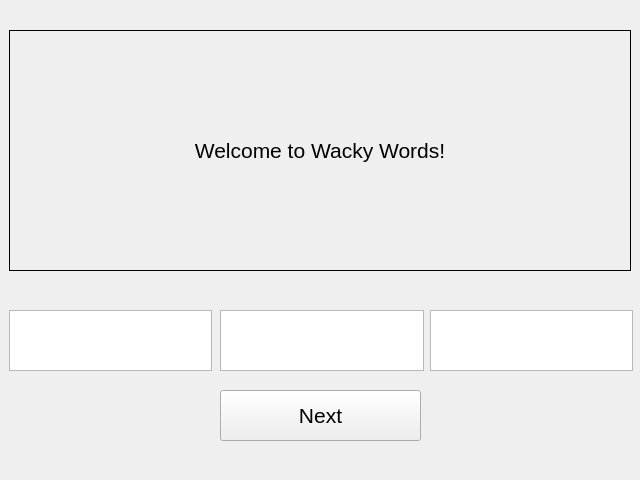
<?xml version="1.0" encoding="UTF-8"?>
<ui version="4.0">
 <class>MainWindow</class>
 <widget class="QMainWindow" name="MainWindow">
  <property name="geometry">
   <rect>
    <x>0</x>
    <y>0</y>
    <width>640</width>
    <height>480</height>
   </rect>
  </property>
  <property name="windowTitle">
   <string>Wacky Words</string>
  </property>
  <property name="tabShape">
   <enum>QTabWidget::Rounded</enum>
  </property>
  <widget class="QWidget" name="centralwidget">
   <widget class="QPushButton" name="nextbutton">
    <property name="geometry">
     <rect>
      <x>220</x>
      <y>390</y>
      <width>201</width>
      <height>51</height>
     </rect>
    </property>
    <property name="font">
     <font>
      <pointsize>16</pointsize>
     </font>
    </property>
    <property name="text">
     <string>Next</string>
    </property>
    <property name="autoDefault">
     <bool>false</bool>
    </property>
    <property name="default">
     <bool>false</bool>
    </property>
    <property name="flat">
     <bool>false</bool>
    </property>
   </widget>
   <widget class="QTextEdit" name="input1">
    <property name="geometry">
     <rect>
      <x>9</x>
      <y>310</y>
      <width>203</width>
      <height>61</height>
     </rect>
    </property>
   </widget>
   <widget class="QTextEdit" name="input2">
    <property name="geometry">
     <rect>
      <x>220</x>
      <y>310</y>
      <width>204</width>
      <height>61</height>
     </rect>
    </property>
   </widget>
   <widget class="QTextEdit" name="input3">
    <property name="geometry">
     <rect>
      <x>430</x>
      <y>310</y>
      <width>203</width>
      <height>61</height>
     </rect>
    </property>
   </widget>
   <widget class="QLabel" name="outputlabel">
    <property name="geometry">
     <rect>
      <x>9</x>
      <y>30</y>
      <width>622</width>
      <height>241</height>
     </rect>
    </property>
    <property name="font">
     <font>
      <pointsize>16</pointsize>
     </font>
    </property>
    <property name="frameShape">
     <enum>QFrame::Box</enum>
    </property>
    <property name="text">
     <string>Welcome to Wacky Words!</string>
    </property>
    <property name="alignment">
     <set>Qt::AlignCenter</set>
    </property>
    <property name="wordWrap">
     <bool>true</bool>
    </property>
   </widget>
  </widget>
  <widget class="QMenuBar" name="menubar">
   <property name="geometry">
    <rect>
     <x>0</x>
     <y>0</y>
     <width>640</width>
     <height>24</height>
    </rect>
   </property>
  </widget>
  <action name="actionQuit">
   <property name="text">
    <string>Quit</string>
   </property>
  </action>
 </widget>
 <resources/>
 <connections/>
</ui>
